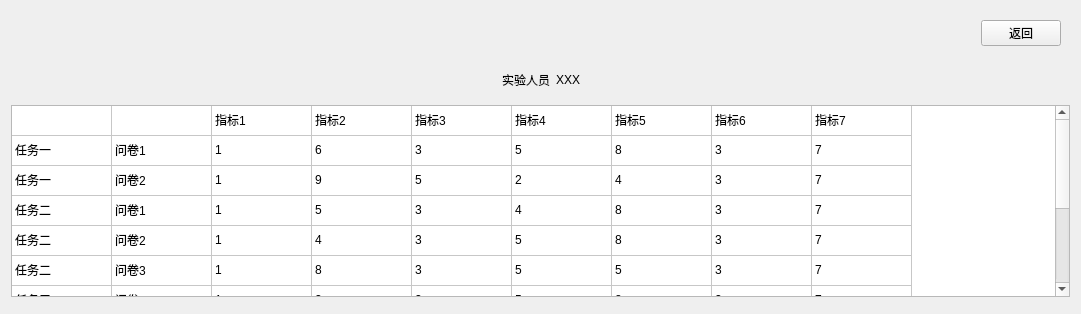
            <widget class="QWidget" name="subjective_analyze">
             <layout class="QVBoxLayout" name="verticalLayout_18">
              <item>
               <widget class="QWidget" name="widget_17" native="true">
                <property name="sizePolicy">
                 <sizepolicy hsizetype="Preferred" vsizetype="Fixed">
                  <horstretch>0</horstretch>
                  <verstretch>0</verstretch>
                 </sizepolicy>
                </property>
                <layout class="QHBoxLayout" name="horizontalLayout_23">
                 <item>
                  <spacer name="horizontalSpacer_37">
                   <property name="orientation">
                    <enum>Qt::Orientation::Horizontal</enum>
                   </property>
                   <property name="sizeHint" stdset="0">
                    <size>
                     <width>482</width>
                     <height>20</height>
                    </size>
                   </property>
                  </spacer>
                 </item>
                 <item>
                  <widget class="QPushButton" name="subjective_return">
                   <property name="text">
                    <string>返回</string>
                   </property>
                  </widget>
                 </item>
                </layout>
               </widget>
              </item>
              <item>
               <widget class="QWidget" name="widget_16" native="true">
                <property name="sizePolicy">
                 <sizepolicy hsizetype="Preferred" vsizetype="Fixed">
                  <horstretch>0</horstretch>
                  <verstretch>0</verstretch>
                 </sizepolicy>
                </property>
                <layout class="QHBoxLayout" name="horizontalLayout_16">
                 <item>
                  <spacer name="horizontalSpacer_17">
                   <property name="orientation">
                    <enum>Qt::Orientation::Horizontal</enum>
                   </property>
                   <property name="sizeHint" stdset="0">
                    <size>
                     <width>482</width>
                     <height>20</height>
                    </size>
                   </property>
                  </spacer>
                 </item>
                 <item>
                  <widget class="QLabel" name="label_25">
                   <property name="text">
                    <string>实验人员</string>
                   </property>
                  </widget>
                 </item>
                 <item>
                  <widget class="QLabel" name="label_26">
                   <property name="text">
                    <string>XXX</string>
                   </property>
                  </widget>
                 </item>
                 <item>
                  <spacer name="horizontalSpacer_18">
                   <property name="orientation">
                    <enum>Qt::Orientation::Horizontal</enum>
                   </property>
                   <property name="sizeHint" stdset="0">
                    <size>
                     <width>481</width>
                     <height>20</height>
                    </size>
                   </property>
                  </spacer>
                 </item>
                </layout>
               </widget>
              </item>
              <item>
               <widget class="QTableWidget" name="tableWidget_5">
                <property name="sizePolicy">
                 <sizepolicy hsizetype="Preferred" vsizetype="Preferred">
                  <horstretch>0</horstretch>
                  <verstretch>0</verstretch>
                 </sizepolicy>
                </property>
                <attribute name="horizontalHeaderVisible">
                 <bool>false</bool>
                </attribute>
                <attribute name="verticalHeaderVisible">
                 <bool>false</bool>
                </attribute>
                <row/>
                <row/>
                <row/>
                <row/>
                <row/>
                <row/>
                <row/>
                <row/>
                <row/>
                <row/>
                <row/>
                <column/>
                <column/>
                <column/>
                <column/>
                <column/>
                <column/>
                <column/>
                <column/>
                <column/>
                <item row="0" column="2">
                 <property name="text">
                  <string>指标1</string>
                 </property>
                </item>
                <item row="0" column="3">
                 <property name="text">
                  <string>指标2</string>
                 </property>
                </item>
                <item row="0" column="4">
                 <property name="text">
                  <string>指标3</string>
                 </property>
                </item>
                <item row="0" column="5">
                 <property name="text">
                  <string>指标4</string>
                 </property>
                </item>
                <item row="0" column="6">
                 <property name="text">
                  <string>指标5</string>
                 </property>
                </item>
                <item row="0" column="7">
                 <property name="text">
                  <string>指标6</string>
                 </property>
                </item>
                <item row="0" column="8">
                 <property name="text">
                  <string>指标7</string>
                 </property>
                </item>
                <item row="1" column="0">
                 <property name="text">
                  <string>任务一</string>
                 </property>
                </item>
                <item row="1" column="1">
                 <property name="text">
                  <string>问卷1</string>
                 </property>
                </item>
                <item row="1" column="2">
                 <property name="text">
                  <string>1</string>
                 </property>
                </item>
                <item row="1" column="3">
                 <property name="text">
                  <string>6</string>
                 </property>
                </item>
                <item row="1" column="4">
                 <property name="text">
                  <string>3</string>
                 </property>
                </item>
                <item row="1" column="5">
                 <property name="text">
                  <string>5</string>
                 </property>
                </item>
                <item row="1" column="6">
                 <property name="text">
                  <string>8</string>
                 </property>
                </item>
                <item row="1" column="7">
                 <property name="text">
                  <string>3</string>
                 </property>
                </item>
                <item row="1" column="8">
                 <property name="text">
                  <string>7</string>
                 </property>
                </item>
                <item row="2" column="0">
                 <property name="text">
                  <string>任务一</string>
                 </property>
                </item>
                <item row="2" column="1">
                 <property name="text">
                  <string>问卷2</string>
                 </property>
                </item>
                <item row="2" column="2">
                 <property name="text">
                  <string>1</string>
                 </property>
                </item>
                <item row="2" column="3">
                 <property name="text">
                  <string>9</string>
                 </property>
                </item>
                <item row="2" column="4">
                 <property name="text">
                  <string>5</string>
                 </property>
                </item>
                <item row="2" column="5">
                 <property name="text">
                  <string>2</string>
                 </property>
                </item>
                <item row="2" column="6">
                 <property name="text">
                  <string>4</string>
                 </property>
                </item>
                <item row="2" column="7">
                 <property name="text">
                  <string>3</string>
                 </property>
                </item>
                <item row="2" column="8">
                 <property name="text">
                  <string>7</string>
                 </property>
                </item>
                <item row="3" column="0">
                 <property name="text">
                  <string>任务二</string>
                 </property>
                </item>
                <item row="3" column="1">
                 <property name="text">
                  <string>问卷1</string>
                 </property>
                </item>
                <item row="3" column="2">
                 <property name="text">
                  <string>1</string>
                 </property>
                </item>
                <item row="3" column="3">
                 <property name="text">
                  <string>5</string>
                 </property>
                </item>
                <item row="3" column="4">
                 <property name="text">
                  <string>3</string>
                 </property>
                </item>
                <item row="3" column="5">
                 <property name="text">
                  <string>4</string>
                 </property>
                </item>
                <item row="3" column="6">
                 <property name="text">
                  <string>8</string>
                 </property>
                </item>
                <item row="3" column="7">
                 <property name="text">
                  <string>3</string>
                 </property>
                </item>
                <item row="3" column="8">
                 <property name="text">
                  <string>7</string>
                 </property>
                </item>
                <item row="4" column="0">
                 <property name="text">
                  <string>任务二</string>
                 </property>
                </item>
                <item row="4" column="1">
                 <property name="text">
                  <string>问卷2</string>
                 </property>
                </item>
                <item row="4" column="2">
                 <property name="text">
                  <string>1</string>
                 </property>
                </item>
                <item row="4" column="3">
                 <property name="text">
                  <string>4</string>
                 </property>
                </item>
                <item row="4" column="4">
                 <property name="text">
                  <string>3</string>
                 </property>
                </item>
                <item row="4" column="5">
                 <property name="text">
                  <string>5</string>
                 </property>
                </item>
                <item row="4" column="6">
                 <property name="text">
                  <string>8</string>
                 </property>
                </item>
                <item row="4" column="7">
                 <property name="text">
                  <string>3</string>
                 </property>
                </item>
                <item row="4" column="8">
                 <property name="text">
                  <string>7</string>
                 </property>
                </item>
                <item row="5" column="0">
                 <property name="text">
                  <string>任务二</string>
                 </property>
                </item>
                <item row="5" column="1">
                 <property name="text">
                  <string>问卷3</string>
                 </property>
                </item>
                <item row="5" column="2">
                 <property name="text">
                  <string>1</string>
                 </property>
                </item>
                <item row="5" column="3">
                 <property name="text">
                  <string>8</string>
                 </property>
                </item>
                <item row="5" column="4">
                 <property name="text">
                  <string>3</string>
                 </property>
                </item>
                <item row="5" column="5">
                 <property name="text">
                  <string>5</string>
                 </property>
                </item>
                <item row="5" column="6">
                 <property name="text">
                  <string>5</string>
                 </property>
                </item>
                <item row="5" column="7">
                 <property name="text">
                  <string>3</string>
                 </property>
                </item>
                <item row="5" column="8">
                 <property name="text">
                  <string>7</string>
                 </property>
                </item>
                <item row="6" column="0">
                 <property name="text">
                  <string>任务三</string>
                 </property>
                </item>
                <item row="6" column="1">
                 <property name="text">
                  <string>问卷1</string>
                 </property>
                </item>
                <item row="6" column="2">
                 <property name="text">
                  <string>1</string>
                 </property>
                </item>
                <item row="6" column="3">
                 <property name="text">
                  <string>3</string>
                 </property>
                </item>
                <item row="6" column="4">
                 <property name="text">
                  <string>3</string>
                 </property>
                </item>
                <item row="6" column="5">
                 <property name="text">
                  <string>5</string>
                 </property>
                </item>
                <item row="6" column="6">
                 <property name="text">
                  <string>8</string>
                 </property>
                </item>
                <item row="6" column="7">
                 <property name="text">
                  <string>3</string>
                 </property>
                </item>
                <item row="6" column="8">
                 <property name="text">
                  <string>7</string>
                 </property>
                </item>
                <item row="7" column="0">
                 <property name="text">
                  <string>任务三</string>
                 </property>
                </item>
                <item row="7" column="1">
                 <property name="text">
                  <string>问卷2</string>
                 </property>
                </item>
                <item row="7" column="2">
                 <property name="text">
                  <string>1</string>
                 </property>
                </item>
                <item row="7" column="3">
                 <property name="text">
                  <string>4</string>
                 </property>
                </item>
                <item row="7" column="4">
                 <property name="text">
                  <string>3</string>
                 </property>
                </item>
                <item row="7" column="5">
                 <property name="text">
                  <string>5</string>
                 </property>
                </item>
                <item row="7" column="6">
                 <property name="text">
                  <string>8</string>
                 </property>
                </item>
                <item row="7" column="7">
                 <property name="text">
                  <string>3</string>
                 </property>
                </item>
                <item row="7" column="8">
                 <property name="text">
                  <string>7</string>
                 </property>
                </item>
                <item row="8" column="0">
                 <property name="text">
                  <string>任务三</string>
                 </property>
                </item>
                <item row="8" column="1">
                 <property name="text">
                  <string>问卷3</string>
                 </property>
                </item>
                <item row="8" column="2">
                 <property name="text">
                  <string>1</string>
                 </property>
                </item>
                <item row="8" column="3">
                 <property name="text">
                  <string>6</string>
                 </property>
                </item>
                <item row="8" column="4">
                 <property name="text">
                  <string>3</string>
                 </property>
                </item>
                <item row="8" column="5">
                 <property name="text">
                  <string>5</string>
                 </property>
                </item>
                <item row="8" column="6">
                 <property name="text">
                  <string>8</string>
                 </property>
                </item>
                <item row="8" column="7">
                 <property name="text">
                  <string>3</string>
                 </property>
                </item>
                <item row="8" column="8">
                 <property name="text">
                  <string>7</string>
                 </property>
                </item>
                <item row="9" column="0">
                 <property name="text">
                  <string>任务三</string>
                 </property>
                </item>
                <item row="9" column="1">
                 <property name="text">
                  <string>问卷4</string>
                 </property>
                </item>
                <item row="9" column="2">
                 <property name="text">
                  <string>1</string>
                 </property>
                </item>
                <item row="9" column="3">
                 <property name="text">
                  <string>7</string>
                 </property>
                </item>
                <item row="9" column="4">
                 <property name="text">
                  <string>3</string>
                 </property>
                </item>
                <item row="9" column="5">
                 <property name="text">
                  <string>5</string>
                 </property>
                </item>
                <item row="9" column="6">
                 <property name="text">
                  <string>8</string>
                 </property>
                </item>
                <item row="9" column="7">
                 <property name="text">
                  <string>3</string>
                 </property>
                </item>
                <item row="9" column="8">
                 <property name="text">
                  <string>7</string>
                 </property>
                </item>
                <item row="10" column="0">
                 <property name="text">
                  <string>任务三</string>
                 </property>
                </item>
                <item row="10" column="1">
                 <property name="text">
                  <string>问卷5</string>
                 </property>
                </item>
                <item row="10" column="2">
                 <property name="text">
                  <string>1</string>
                 </property>
                </item>
                <item row="10" column="3">
                 <property name="text">
                  <string>9</string>
                 </property>
                </item>
                <item row="10" column="4">
                 <property name="text">
                  <string>3</string>
                 </property>
                </item>
                <item row="10" column="5">
                 <property name="text">
                  <string>5</string>
                 </property>
                </item>
                <item row="10" column="6">
                 <property name="text">
                  <string>8</string>
                 </property>
                </item>
                <item row="10" column="7">
                 <property name="text">
                  <string>3</string>
                 </property>
                </item>
                <item row="10" column="8">
                 <property name="text">
                  <string>7</string>
                 </property>
                </item>
               </widget>
              </item>
              <item>
               <widget class="QWidget" name="widget_chart" native="true"/>
              </item>
             </layout>
            </widget>
